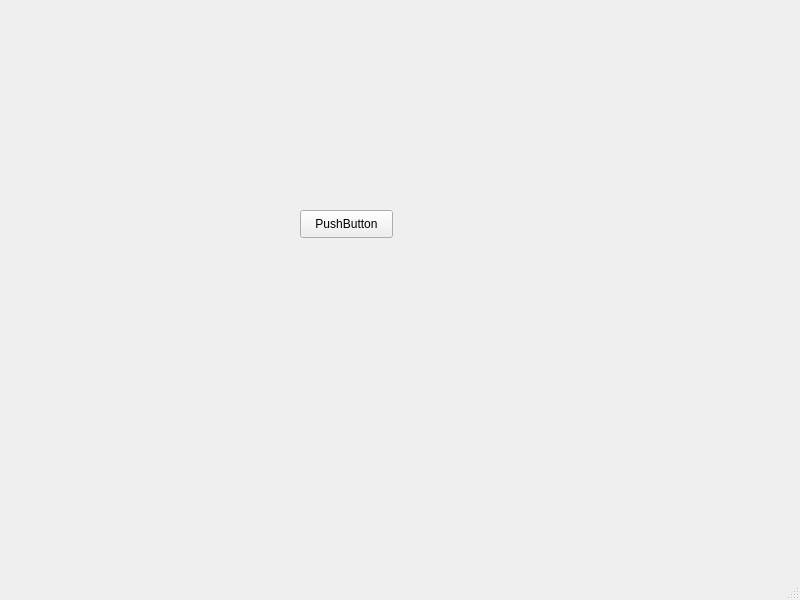
<?xml version="1.0" encoding="UTF-8"?>
<ui version="4.0">
 <class>MainWindow</class>
 <widget class="QMainWindow" name="MainWindow">
  <property name="geometry">
   <rect>
    <x>0</x>
    <y>0</y>
    <width>800</width>
    <height>600</height>
   </rect>
  </property>
  <property name="windowTitle">
   <string>MainWindow</string>
  </property>
  <widget class="QWidget" name="centralwidget">
   <widget class="QPushButton" name="helloButton">
    <property name="geometry">
     <rect>
      <x>300</x>
      <y>210</y>
      <width>93</width>
      <height>28</height>
     </rect>
    </property>
    <property name="text">
     <string>PushButton</string>
    </property>
   </widget>
  </widget>
  <widget class="QMenuBar" name="menubar">
   <property name="geometry">
    <rect>
     <x>0</x>
     <y>0</y>
     <width>800</width>
     <height>25</height>
    </rect>
   </property>
  </widget>
  <widget class="QStatusBar" name="statusbar"/>
 </widget>
 <resources/>
 <connections/>
</ui>
